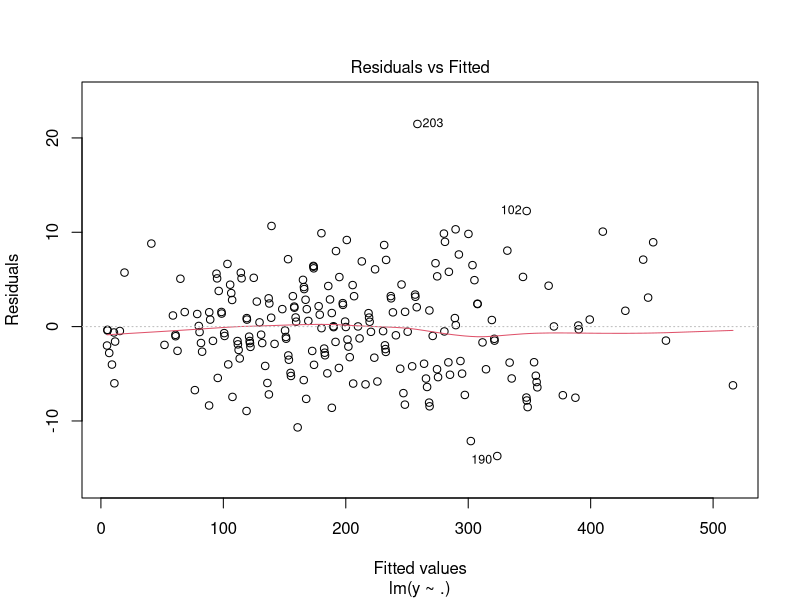
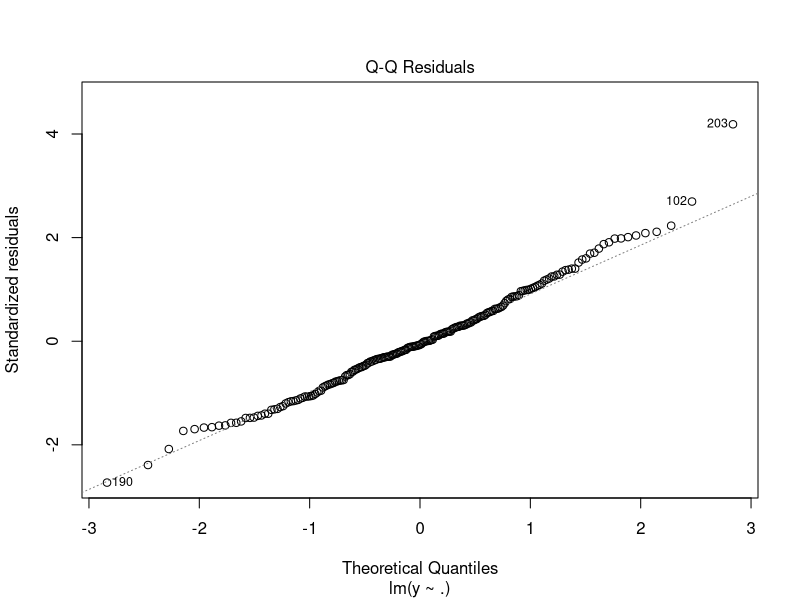
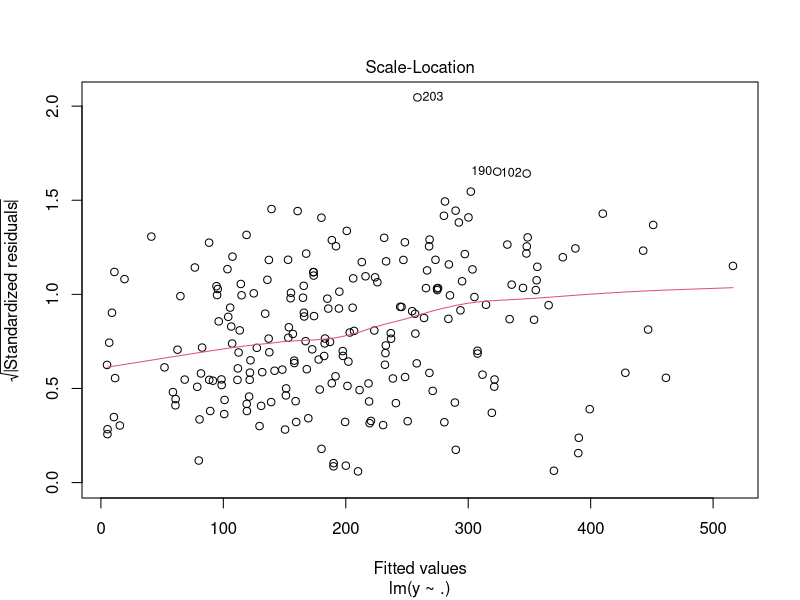
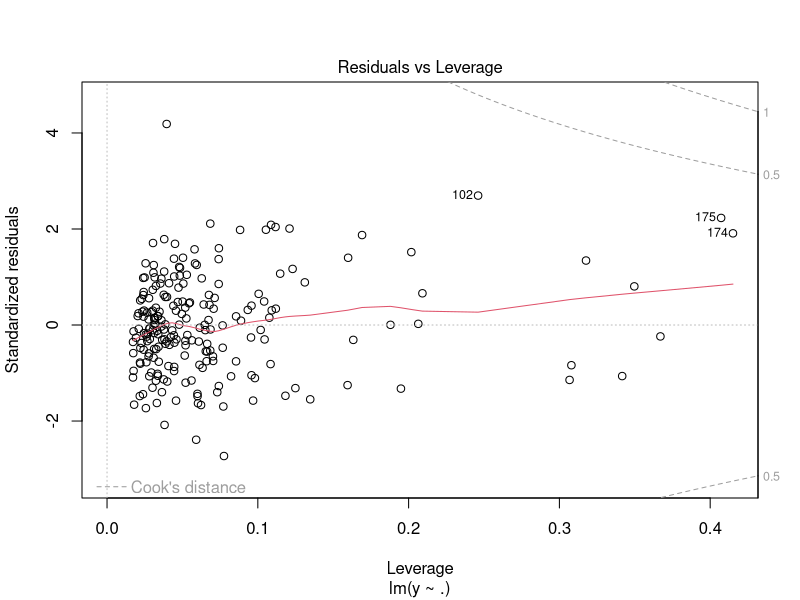
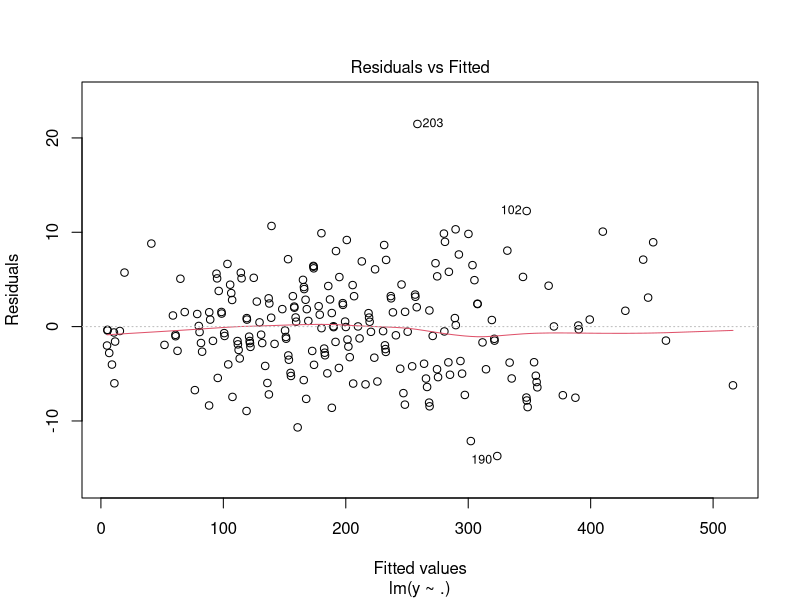
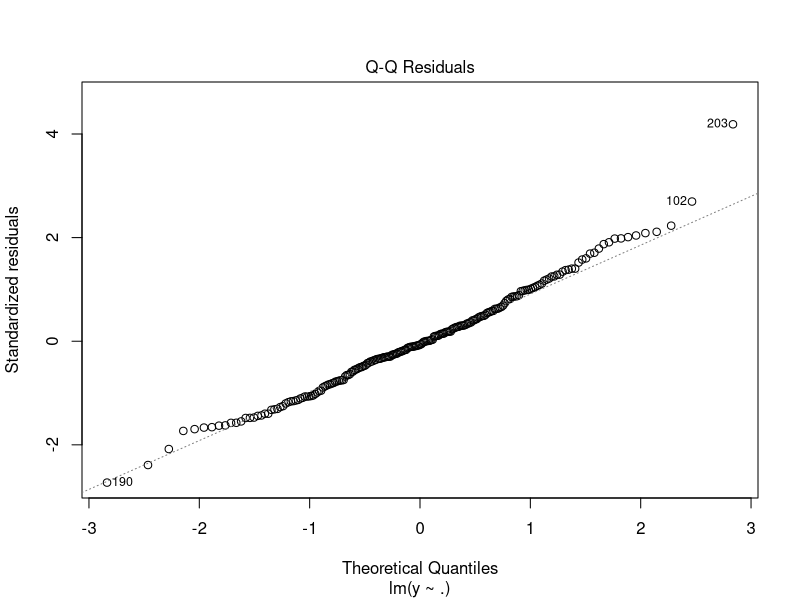
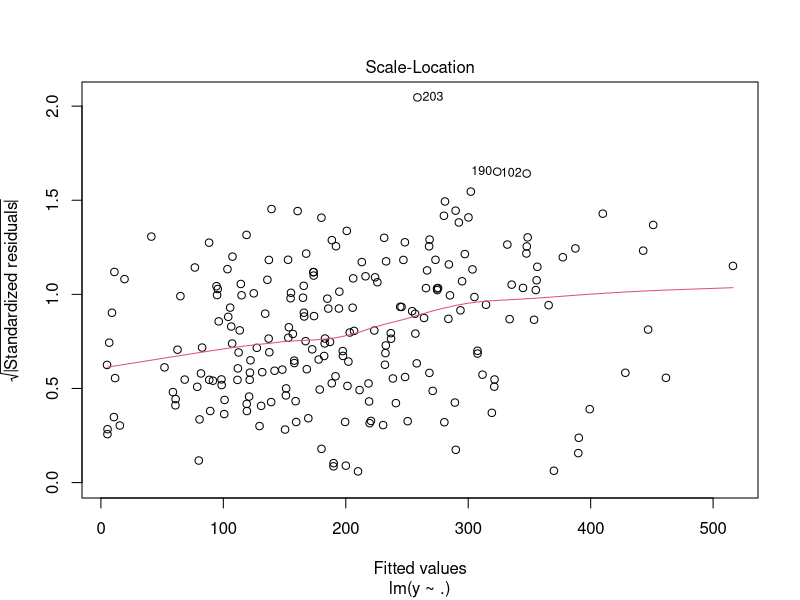
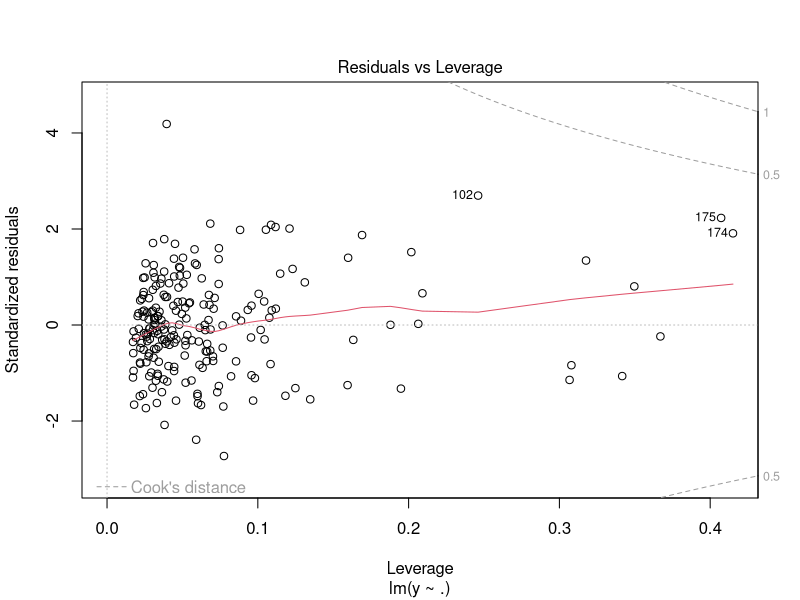

Here is the R script that generated these plots, in order: (Note: this script raises an error after producing the figures.)
# Statistical Learning final project

# This code is dedicated to the regression part (GRETA)
# Feel free to edit all the following lines of code exept the data loading part 


# Starbucks 
# Link: https://www.kaggle.com/datasets/henryshan/starbucks
# The data is from Kaggle and is about Starbucks beverages



# Load libraries ----

# Load data ----
data <- read.csv("Data/starbucks.csv", header = TRUE, sep = ",")

# check how many categories there are in the first column

table(data$Beverage_category)
table(data$Beverage_prep)
table(data$Beverage)

# Data transformation ----
# Remove percentage sign from the data
data$Vitamin.C....DV. <- as.numeric(gsub("%", "", data$Vitamin.C....DV.))
data$Calcium....DV. <- as.numeric(gsub("%", "", data$Calcium....DV.))
data$Iron....DV. <- as.numeric(gsub("%", "", data$Iron....DV.))
data$Vitamin.A....DV. <- as.numeric(gsub("%", "", data$Vitamin.A....DV.))

# Set the other variables as numeric
data$Calories <- as.numeric(data$Calories)
data$Trans.Fat..g. <- as.numeric(data$Trans.Fat..g.)
data$Total.Fat..g. <- as.numeric(data$Total.Fat..g.)
data$Cholesterol..mg. <- as.numeric(data$Cholesterol..mg.)
data$Sodium..mg. <- as.numeric(data$Sodium..mg.)
data$Total.Carbohydrates..g. <- as.numeric(data$Total.Carbohydrates..g.)
data$Dietary.Fibre..g. <- as.numeric(data$Dietary.Fibre..g.)
data$Sugars..g. <- as.numeric(data$Sugars..g.)
data$Caffeine..mg. <- as.numeric(data$Caffeine..mg.)

# Remove first 3 columns for the regression models
data_num <- data[, -c(1:3)]

# Set the first column as the dependent variable
y <- data_num$Calories

# Remove calories column
data_num <- data_num[, -1]

# Regression model -----
model <- lm(y ~ ., data = data_num)
summary(model)
plot(model)

AIC(model)

# Remove outliers

data_num <- data_num[!is.na(y),]
y <- y[!is.na(y)]

model <- lm(y ~ ., data = data_num)
summary(model)
plot(model)

backward <- ols_step_backward_p(model)
backward$
  summary(backward$model)
mod_backward <- backward$model
plot(mod_backward)

